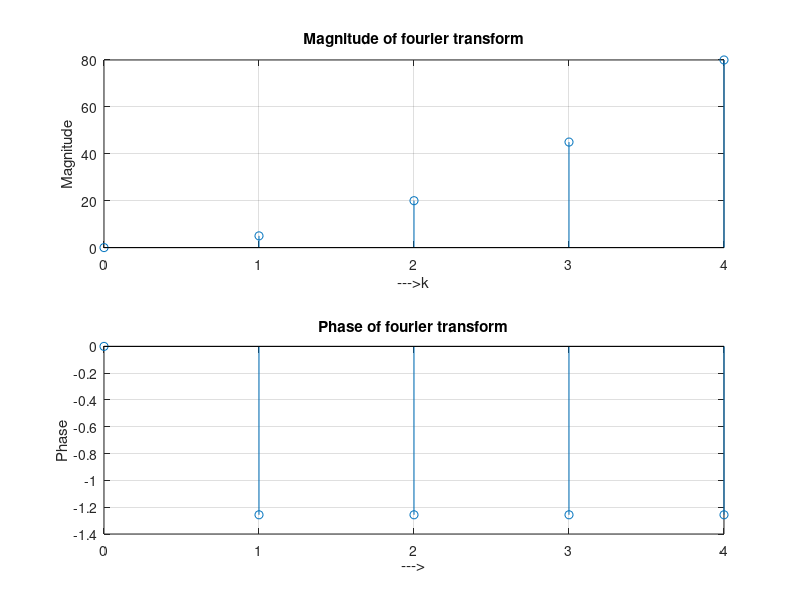

Source code (MATLAB):
%DFT and IDFT
clc;
close all;
N=input('Length of sequence=');
x=input('The Sequence=');
n=0:1:N-1;
k=0:1:N-1;
wN=exp(-1i*2*pi/N);
nk=n.*k;
wNnk=wN*nk;
xk=x*wNnk;
disp('xk=');
disp(xk);
mag=abs(xk);
subplot(2,1,1);
stem(k,mag);
grid on;
xlabel('--->k');ylabel('Magnitude');
title('Magnitude of fourier transform');
phase=angle(xk);
subplot(2,1,2);
stem(k,phase);
grid on;
xlabel('--->');ylabel('Phase');
title('Phase of fourier transform');
